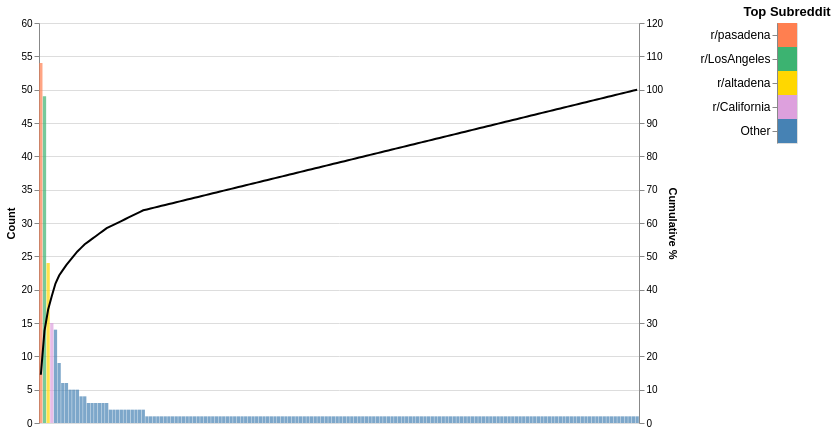

Notebook code cell kept with this figure:
### Code cell
# Show the Subreddit histogram and cumulative %

import altair as alt

counts = posts_df['Subreddit'].value_counts()
counts_sorted = counts.sort_values(ascending=False).reset_index()
counts_sorted.columns = ["label", "count"]
counts_sorted["rank"] = range(len(counts_sorted))
counts_sorted["cum_pct"] = counts_sorted["count"].cumsum() / counts_sorted["count"].sum() * 100

max_count = counts_sorted["count"].max()

# Colors
color_list = ["coral", "mediumseagreen", "gold", "plum"] + ["steelblue"] * (len(counts_sorted) - 4)
counts_sorted["color"] = color_list

# Bar chart (left y-axis)
bars = alt.Chart(counts_sorted).mark_bar(opacity=0.7).encode(
    x=alt.X("rank:O", axis=None, sort=None),
    y=alt.Y("count:Q", title="Count", scale=alt.Scale(domain=[0, 60])),
    color=alt.Color("color:N", scale=None, legend=None)
)

# Cumulative % line (right y-axis)
line = alt.Chart(counts_sorted).mark_line(color="black", strokeWidth=2).encode(
    x=alt.X("rank:O", sort=None),
    y=alt.Y("cum_pct:Q", title="Cumulative %", scale=alt.Scale(domain=[0, 120]))
)

# Combine with independent y scales
chart = alt.layer(bars, line).resolve_scale(
    y="independent"
).properties(
    width=600,
    height=400,
)

# Legend - add Other and reverse order
legend_df = counts_sorted.head(4).copy()
legend_df["label"] = "r/" + legend_df["label"]
other_row = pd.DataFrame({"label": ["Other"], "color": ["steelblue"]})
legend_df = pd.concat([legend_df[["label", "color"]], other_row], ignore_index=True)
legend_df = legend_df.iloc[::-1].reset_index(drop=True)  # reverse order
legend_order = legend_df["label"].tolist()

legend_chart = alt.Chart(legend_df).mark_rect(size=200).encode(
    y=alt.Y("label:N", title=None, axis=alt.Axis(labelFontSize=12), sort=legend_order[::-1]),
    color=alt.Color("color:N", scale=None)
).properties(title="Top Subreddit", width=20, height=120)

final = chart | legend_chart
final

### Figure 1 — Vega-Lite specification as saved in the notebook (floating-point values rounded to 4 significant figures; data arrays with more than 128 entries replaced by an {"elided": "..."} marker saying what was removed)
{"config": {"view": {"continuousWidth": 300, "continuousHeight": 300}}, "hconcat": [{"layer": [{"mark": {"type": "bar", "opacity": 0.7}, "encoding": {"color": {"field": "color", "legend": null, "scale": null, "type": "nominal"}, "x": {"axis": null, "field": "rank", "sort": null, "type": "ordinal"}, "y": {"field": "count", "scale": {"domain": [0, 60]}, "title": "Count", "type": "quantitative"}}}, {"mark": {"type": "line", "color": "black", "strokeWidth": 2}, "encoding": {"x": {"field": "rank", "sort": null, "type": "ordinal"}, "y": {"field": "cum_pct", "scale": {"domain": [0, 120]}, "title": "Cumulative %", "type": "quantitative"}}}], "data": {"name": "data-142d3a5ad44bf2727778242d338268da"}, "height": 400, "resolve": {"scale": {"y": "independent"}}, "width": 600}, {"data": {"name": "data-2363a93d2972d5cc9b539ff044e0d4d1"}, "mark": {"type": "rect", "size": 200}, "encoding": {"color": {"field": "color", "scale": null, "type": "nominal"}, "y": {"axis": {"labelFontSize": 12}, "field": "label", "sort": ["r/pasadena", "r/LosAngeles", "r/altadena", "r/California", "Other"], "title": null, "type": "nominal"}}, "height": 120, "title": "Top Subreddit", "width": 20}], "$schema": "https://vega.github.io/schema/vega-lite/v6.1.0.json", "datasets": {"data-142d3a5ad44bf2727778242d338268da": {"elided": "164 records"}, "data-2363a93d2972d5cc9b539ff044e0d4d1": [{"label": "Other", "color": "steelblue"}, {"label": "r/California", "color": "plum"}, {"label": "r/altadena", "color": "gold"}, {"label": "r/LosAngeles", "color": "mediumseagreen"}, {"label": "r/pasadena", "color": "coral"}]}}
